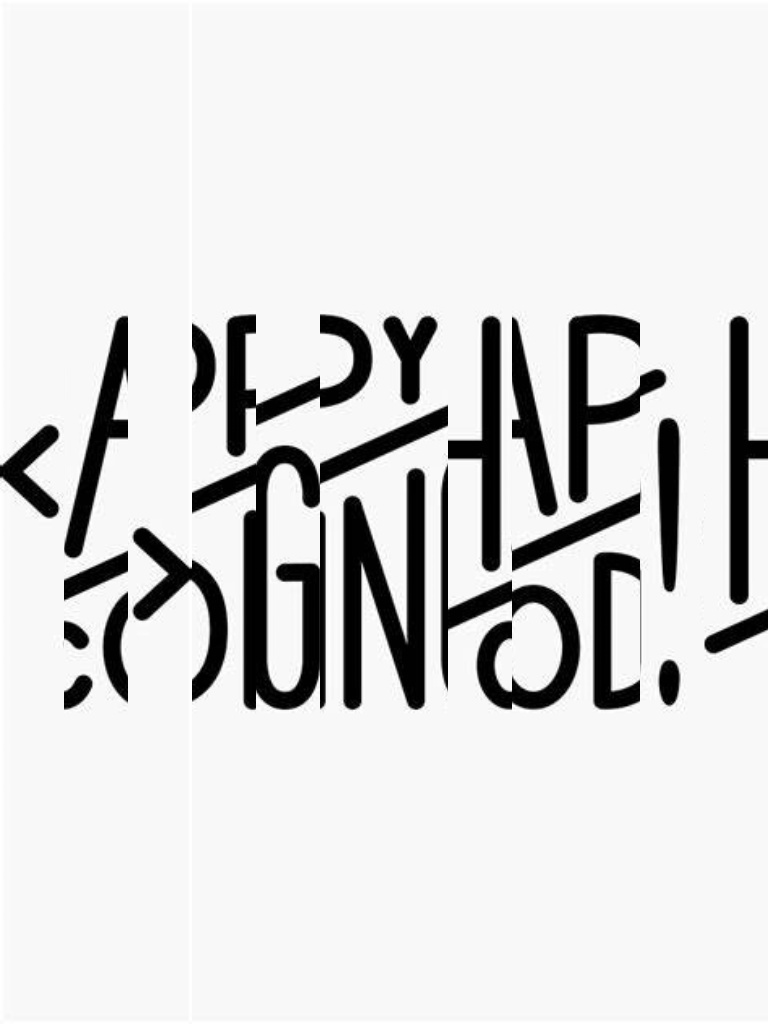
#> input picture unshredder/shredded.jpg, 768 x 1024 px
$ python unshred.py
#> lines starting #> are read from the running program, lines starting #| are printed output that depends on the picture
#> further down, image is the input picture: shape (1024, 768); min 0, max 255, mean 219.5
import numpy as np
import cv2
from PIL import Image
import sys
import matplotlib.pyplot as plt

def recvieve_image(shredded_array):

    #given shred width
    shred_width = 64
    # Convert the image to grayscale
    shredded_array = Image.fromarray(shredded_array)
    shredded_array = shredded_array.convert('L')
    shredded_array = np.array(shredded_array)

    # Get height of the shred and number of shreds,
    # shredded_array.shape[1] is the width of the image divided by shred_width (64)
    shreds_count = shredded_array.shape[1]//shred_width
#> shreds_count = 12
    h_shred = shredded_array.shape[0]
#> h_shred = 1024
    shred = []

    # find the shreds, by taking all the rows and the columns from i*shred_width to (i+1)*shred_width
    for i in range(shreds_count):
        shred.append(shredded_array[:,i*shred_width:(i+1)*shred_width])
#> after the loop, shred = 12 items

    # Calculate the difference between each shred and every other shred
    # Compare right side of each shred with left side of every other shred
    diff = np.zeros((shreds_count, shreds_count))
    for i in range(shreds_count):
        for j in range(shreds_count):
            # sum of squares of differences
            diff[i, j] = np.sum((shred[i][:, shred_width-1] - shred[j][:, 0]) ** 2)
            # print(i, j,diff[i, j])

    # Find the best match for each shred
    shred_order = [0]
    for i in range(1, shreds_count):  # Exclude shred 0 from the loop
        last_shred = shred_order[-1]
        best_match = np.argmin(diff[last_shred])
        min_diff = diff[last_shred, best_match]

        # Check if any other shreds have a lower diff with the best_match shred
        for j in range(shreds_count):
            if j not in shred_order and diff[j, best_match] < min_diff:
                min_diff = diff[j, best_match]
                best_match = j

        # If the best match is already in the shred_order, find the next best match
        while best_match in shred_order:
            diff[last_shred, best_match] = sys.maxsize  # Set its difference to maxsize
            best_match = np.argmin(diff[last_shred])  # And find the next best match

        shred_order.append(best_match)
        diff[:, best_match] = sys.maxsize
#> this loop made 11 passes
#> last_shred on passes 2 to 11: 11, 7, 1, 8, 9, 3, 5, 6, 4, 10
#> after the loop, shred_order = [0, 11, 7, 1, 8, 9, 3, 5, 6, 4, 10, 2]

        # Display the shred that is being chosen right now
        # print(last_shred, best_match, diff[last_shred, best_match])
        # print(diff[2, 10],diff[4,10])

    # shred_order = [0, 11, 7, 1, 8, 9, 3, 5, 6, 4, 2, 10]
    # Reorder the shreds and reconstruct the image
    shredded_image = np.zeros((h_shred, shreds_count * shred_width))
    for i in range(shreds_count):
        shredded_image[:, i * shred_width:(i + 1) * shred_width] = shred[shred_order[i]]
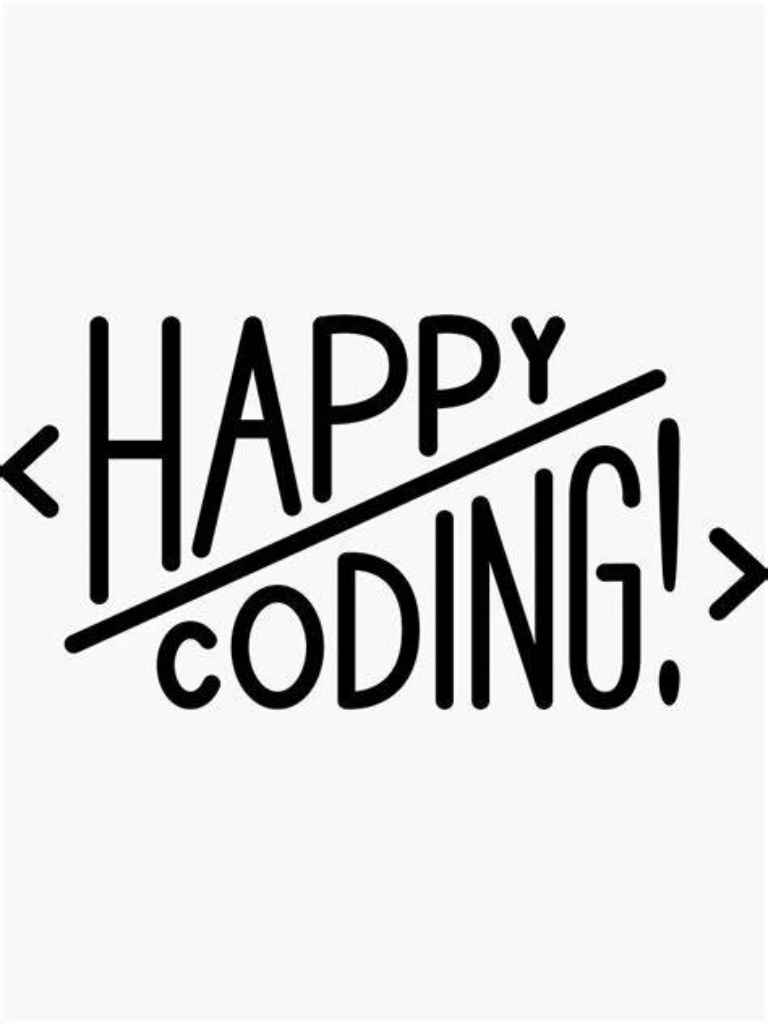
#> shredded_image: shape (1024, 768) float64; min 0, max 255, mean 219.5

    # display image
    shredded_image = shredded_image.astype(np.uint8)
    plt.imshow(shredded_image, cmap='gray')
    plt.show()

    # Output the new order of shreds
    print(shred_order)
#| [0, 11, 7, 1, 8, 9, 3, 5, 6, 4, 10, 2]

    return shred_order

image = cv2.imread('shredded.jpg', cv2.IMREAD_GRAYSCALE)
shredded_array = np.array(image)
shred_order = recvieve_image(shredded_array)
#> shred_order = [0, 11, 7, 1, 8, 9, 3, 5, 6, 4, 10, 2]
# print(shred_order)
